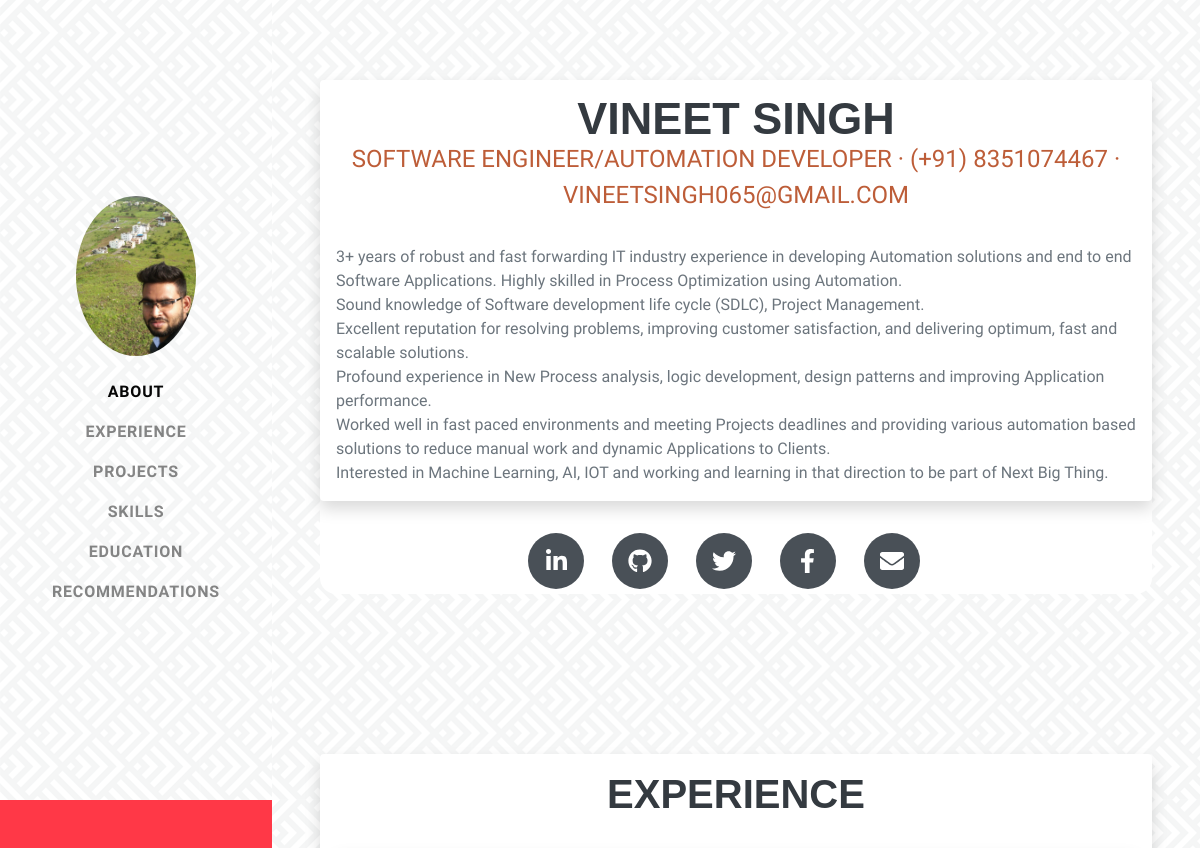
Before: / (upper part) with the older database file.
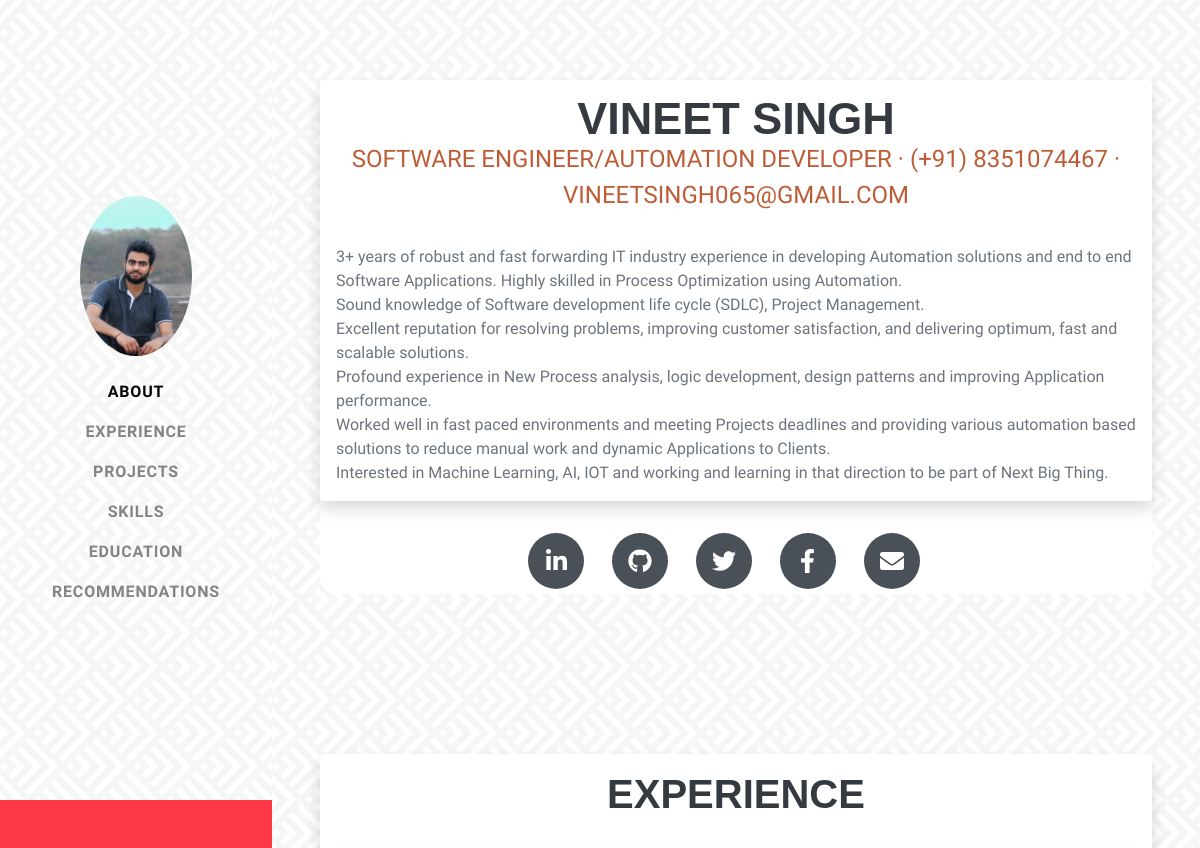
After: the same page with the newer database file.
### portfolio_main/models.py (models this page shows, shortened)
class Main(models.Model):
    name = models.CharField(max_length=50)
    address = models.CharField(max_length=100)
    about = models.TextField()
    contact = models.CharField(default='0', max_length=12)
    email = models.CharField(default='-', max_length=50)
    linkedin = models.CharField(default='-', max_length=50)
    github = models.CharField(default='-', max_length=50)
    twitter = models.CharField(default='-', max_length=50)
    facebook = models.CharField(default='-', max_length=50)
    site_name = models.CharField(default='-', max_length=50)
    resume = models.FileField()
    cover_letter = models.FileField()
    user_pic = models.ImageField()

### portfolio_main/views.py (the view)
# urls.py: 2. Add a URL to urlpatterns:  path('', views.home, name='home')
def home(request):
    main = Main.objects.get(pk=1)
    ts = TechnicalSkills.objects.all()
    exp = Experience.objects.all()
    edu = Education.objects.all()
    accom = Accomplishment.objects.all()
    proj = Projects.objects.all()
    rec = Recommendations.objects.all()
    print()
    return render(request, 'front/index.html', {'details': main, 'ts':ts, 'exp': exp, 'edu': edu, 'accom': accom,
                                                'proj':proj, 'rec':rec})

### portfolio_main/templates/front/index.html (shortened to what the changed rows need)
{% load static %}
<!DOCTYPE html>
<html lang="en">
    <head>
        <link href="{% static 'css/layout_styles.css' %}" rel="stylesheet" />
        <link href="{% static 'css/testimonial-slider-fullwidth.css' %}" rel="stylesheet">
    </head>
    <body id="page-top">
        <nav class="navbar navbar-expand-lg navbar-dark bg-primary fixed-top" id="sideNav">
            <a class="navbar-brand js-scroll-trigger" href="#page-top">
                <span class="d-none d-lg-block"><img class="img-fluid img-profile rounded-circle mx-auto mb-2" src="{{ details.user_pic.url }}" alt="" /></span>
            </a>
        </nav>
        <div class="container-fluid p-0">
            <section class="resume-section" id="about">
                <div class="resume-section-content">
                    <div class="row">
                            <div class="col s12 m6">
                              <div class="card " style="background-color: #fff;" >
                                <div class="card-content white-text shadow p-3 mb-5 bg-white rounded">
                                  <h1 class="mb-0" align="center">
                                        {{ details.name }}
                                  </h1>
                                  <div class="subheading mb-2">
                                    <p class="text-info" align="center"> Software Engineer/Automation Developer  ·  (+91) {{ details.contact }} ·  <a href="mailto:{{ details.email }}">{{ details.email }}</a></p>
                                  </div>
                                  <p class="lead mb-5">{{ details.about | linebreaks }}</p>
                                </div>
                          </div>
                        </div>
                    </div>
            </section>
            <section class="resume-section" id="experience">
                <div class="resume-section-content">
                <div class="card shadow p-3 mb-5 bg-white rounded">
                    <h2 class="mb-5" align="center">Experience</h2>
                    {% for experience in exp %}
                    <br/>
                    {% endfor %}
                          </div>
                </div>
            </section>
        </div>
    <link href="https://cdnjs.cloudflare.com/ajax/libs/slick-carousel/1.8.1/slick.min.css" rel="stylesheet">
    <link href="https://maxcdn.bootstrapcdn.com/font-awesome/4.7.0/css/font-awesome.min.css" rel="stylesheet">
    </body>
</html>

Changed rows visible on the page:
changed Main "VINEET SINGH": user_pic: a different picture
